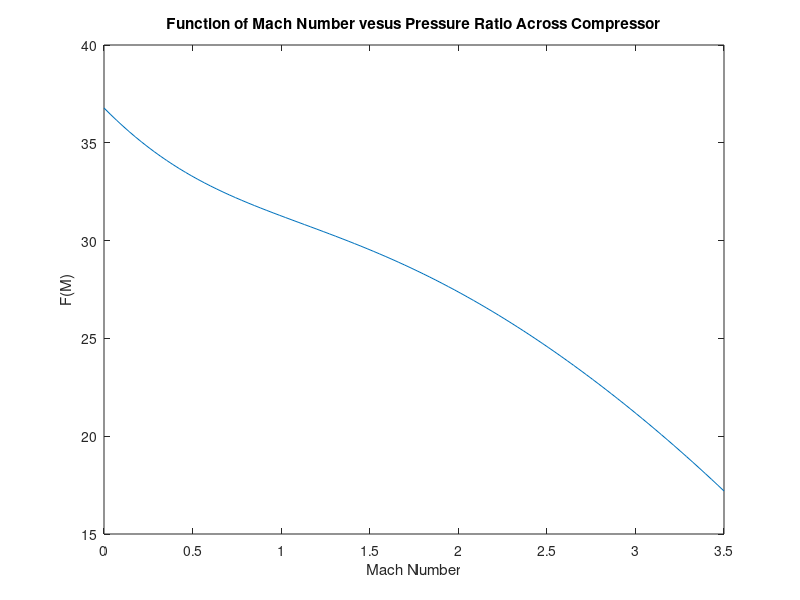
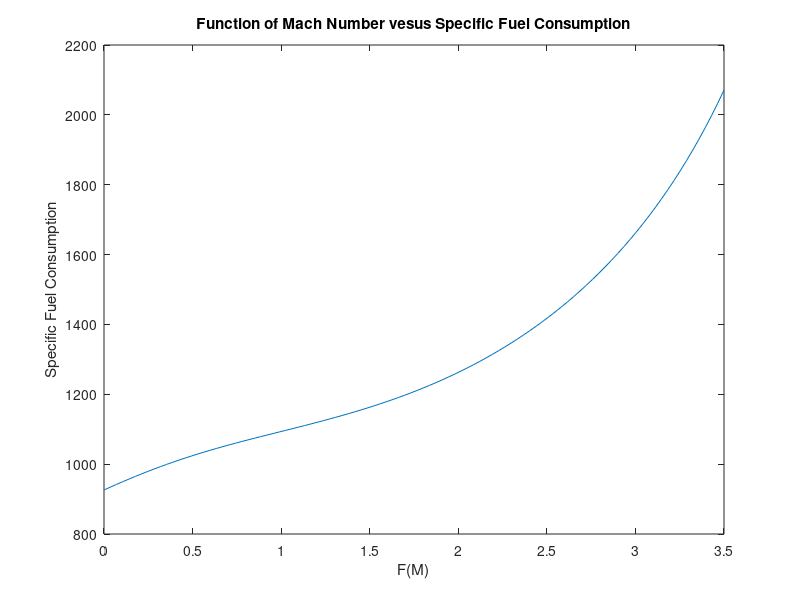

Write the MATLAB code that produced these figures, in order.
clc,clear

gamma=1.4;
Cp=1005;
h=4.42*10^7;

T0=210;
t_lam=7;
t_lamAB=8;
Pi_c=10;
M0=linspace(0,3.5,100);

R=(gamma-1)/gamma;
a0=sqrt(gamma*T0*R);
t_r=1+(gamma-1)/2*M0.^2;
t_c=Pi_c^((gamma-1)/gamma);
t_t=1-(t_r/t_lam)*(t_c-1);

F_m=a0*((2/(gamma-1)*t_lamAB./(t_r.*t_c.*t_t).*(t_r.*t_c.*t_t-1)).^(1/2)-M0);
f_tot=(Cp*T0)/h*(t_lamAB-t_t);
S=f_tot./F_m.*10^6;

figure(1)

plot(M0,F_m)
title("Function of Mach Number vesus Pressure Ratio Across Compressor")
ylabel("F(M)")
xlabel("Mach Number")


figure(2)

plot(M0,S)
title("Function of Mach Number vesus Specific Fuel Consumption")
xlabel("F(M)")
ylabel("Specific Fuel Consumption")


t_r_max=t_lam/(2*t_c-1);
M0_max=sqrt((t_r_max-1)*2/(gamma-1));
